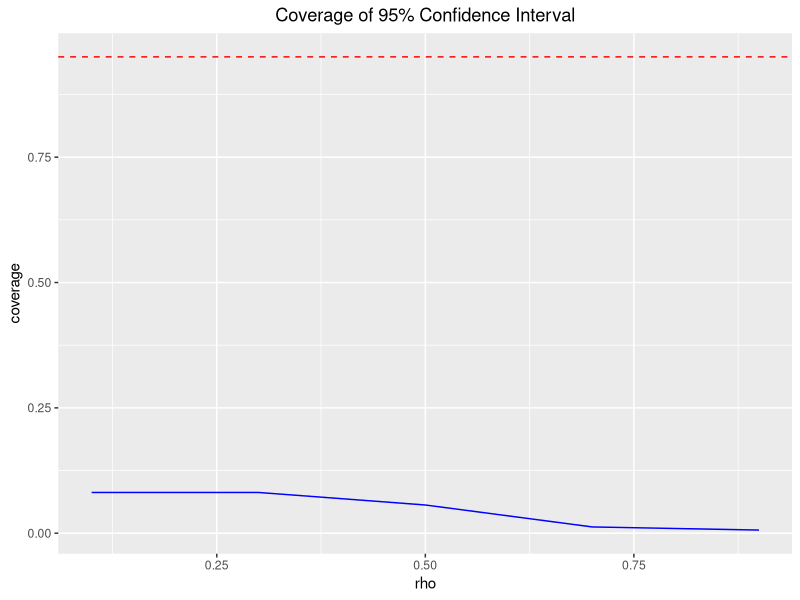
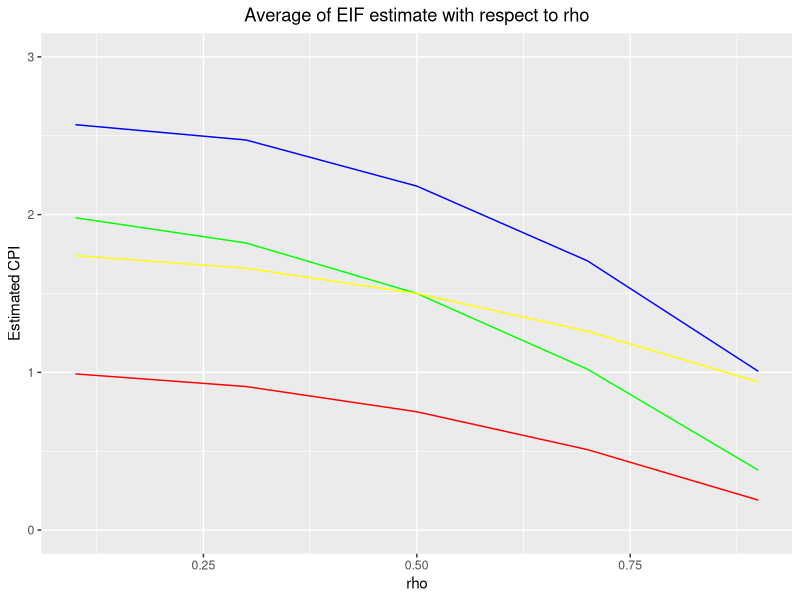
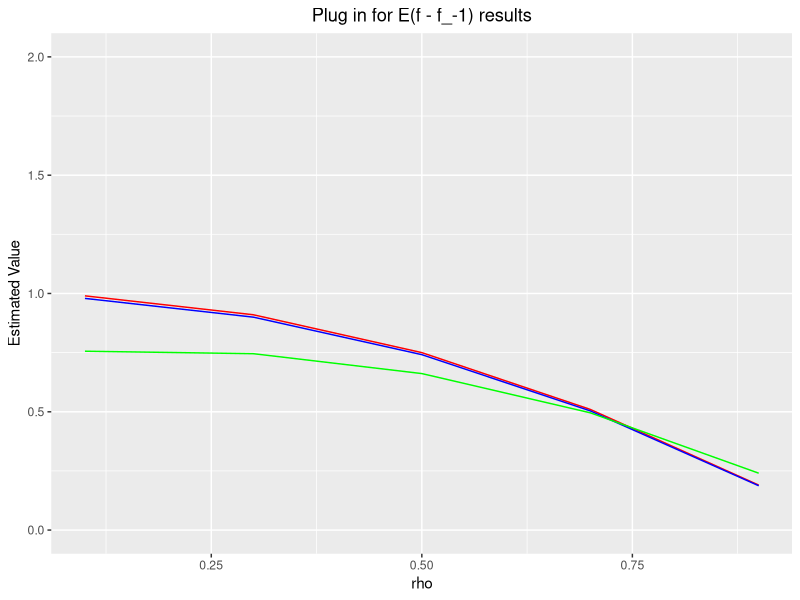

Here is the R script that generated these plots, in order:
library(ggplot2)
setwd("~/Working/Ning/Giles_Project_1/Code/Lu_Implementation/11-16/")

rho_1 = read.table("./true_sim_160_withforest_1rho_200N.csv", sep=" ")
rho_1 = data.matrix(rho_1)

rho_3 <- read.table("./true_sim_160_withforest_3rho_200N.csv", sep=" ")
rho_3 <- data.matrix(rho_3)

rho_5 <- read.table("./true_sim_160_withforest_5rho_200N.csv", sep=" ")
rho_5 <- data.matrix(rho_5)

rho_7 <- read.table("./true_sim_160_withforest_7rho_200N.csv", sep=" ")
rho_7 <- data.matrix(rho_7)

rho_9 <- read.table("./true_sim_160_withforest_9rho_200N.csv", sep=" ")
rho_9 <- data.matrix(rho_9)


coverage = rowMeans(rbind(rho_1[3, ], rho_3[3, ], rho_5[3, ], rho_7[3, ], rho_9[3, ]))
mean_result = rowMeans(rbind(rho_1[1, ], rho_3[1, ], rho_5[1, ], rho_7[1, ], rho_9[1, ]))
empirical_est = rowMeans(rbind(rho_1[2, ], rho_3[2, ], rho_5[2, ], rho_7[2, ], rho_9[2, ]))
bias_result = mean_result - 2*(1-seq(.1, .9, by = .2)^2)
#plot(x = seq(.1, .9, by = .2), y = coverage)
#lines(x = seq(.1, .9, by = .2), y = coverage)
#plot(x = seq(.1, .9, by = .2), y = bias_result)
#lines(x = seq(.1, .9, by = .2), y = abs(bias_result))

plot_data = data.frame(rho = seq(.1, .9, by = .2), coverage = coverage, 
                       estimate = mean_result, not = 1-seq(.1, .9, by = .2)^2, 
                       twice = 2*(1-seq(.1, .9, by = .2)^2),
                       plus = (1-seq(.1, .9, by = .2)^2)+.75, 
                       ls = c(0.9791275, 0.8998923, 0.7413926, 0.5037403, 0.1872711),
                       forest = c(0.7559513, 0.7454708, 0.6614415, 0.4955970, 0.2403905)) 

coverage_plot = ggplot(data = plot_data, aes(x = rho) )+
  geom_line(aes(x = rho, y = coverage), color = "blue") +
  geom_hline(yintercept = 0.95, linetype = "dashed", color = "red") +
  xlab("rho") +
  ylab("coverage")+ 
  ggtitle("Coverage of 95% Confidence Interval") +
  theme(plot.title = element_text(hjust = 0.5))

estimate_plot = ggplot(data = plot_data, aes(x = rho))+  ylim(0,3)+
  geom_line(aes(x = rho, y = estimate, color = "estimate"), color = "blue") +
  geom_line(aes(x = rho, y = not, color = "1-rho^2"),  color = "red") +
  geom_line(aes(x = rho, y = twice, color = "2-2rho^2"),  color = "green") +
  geom_line(aes(x = rho, y = plus), color = "yellow")+
  xlab("rho") +
  ylab("Estimated CPI")+ 
  ggtitle("Average of EIF estimate with respect to rho") +
  theme(plot.title = element_text(hjust = 0.5)) +
  labs(color = "Legend Title")
   
mean_plot = ggplot(data = plot_data, aes(x = rho))+  ylim(0,2)+ 
  geom_line(aes(x = rho, y = not, color = "1-rho^2"),  color = "red")+
  geom_line(aes(x = rho, y = ls, color = "1-rho^2"),  color = "blue") +
  geom_line(aes(x = rho, y = forest, color = "1-rho^2"),  color = "green") +
  ggtitle("Plug in for E(f - f_-1) results") +
  ylab("Estimated Value")+
  theme(plot.title = element_text(hjust = 0.5))
  
